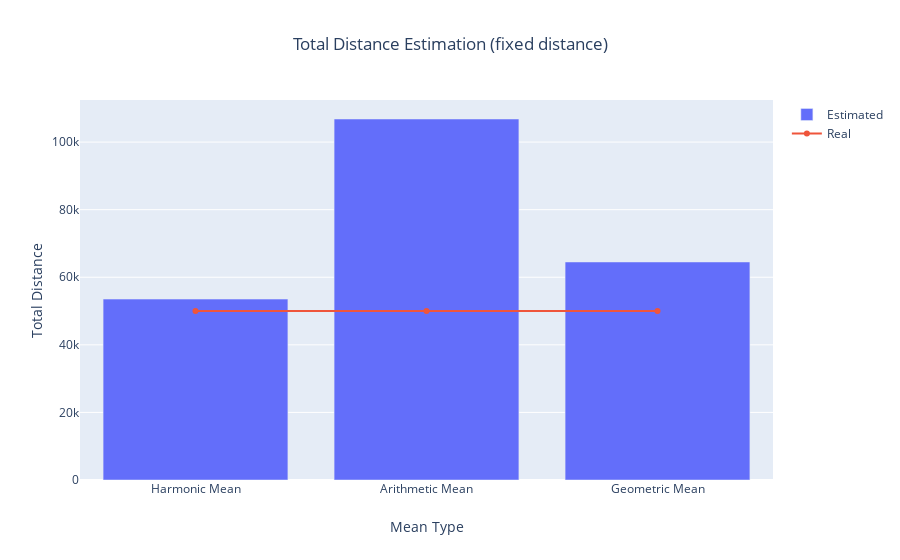

Here is the notebook cell this chart was saved with:
### Code cell
x_axis = ['Harmonic Mean','Arithmetic Mean','Geometric Mean']

layout = go.Layout(title={'text':'Total Distance Estimation (fixed distance)','x':0.5},xaxis_title='Mean Type', yaxis_title='Total Distance')

fig = go.Figure(data=[go.Bar(x=x_axis,y=[(harmonic_mean_v*t_i).sum(),(arithmetic_mean_v*t_i).sum() , (geometric_mean_v*t_i).sum()],name="Estimated"),
                      go.Scatter(x=x_axis,y=[x_i.sum()]*3,name='Real')],
               layout=layout)
py.plot(fig, filename='Total Distance Estimation (fixed distance)')
iplot(fig)

### Figure 1 — Plotly figure (JSON) as saved in the notebook; plotly's stock layout.template omitted (floating-point values rounded to 4 significant figures)
{"data": [{"name": "Estimated", "type": "bar", "x": ["Harmonic Mean", "Arithmetic Mean", "Geometric Mean"], "y": [53540.0, 106800.0, 64520.0]}, {"name": "Real", "type": "scatter", "x": ["Harmonic Mean", "Arithmetic Mean", "Geometric Mean"], "y": [50000, 50000, 50000]}], "layout": {"autosize": true, "title": {"text": "Total Distance Estimation (fixed distance)", "x": 0.5}, "xaxis": {"autorange": true, "range": [-0.5, 2.5], "title": {"text": "Mean Type"}, "type": "category"}, "yaxis": {"autorange": true, "range": [0, 112500.0], "title": {"text": "Total Distance"}, "type": "linear"}}}
